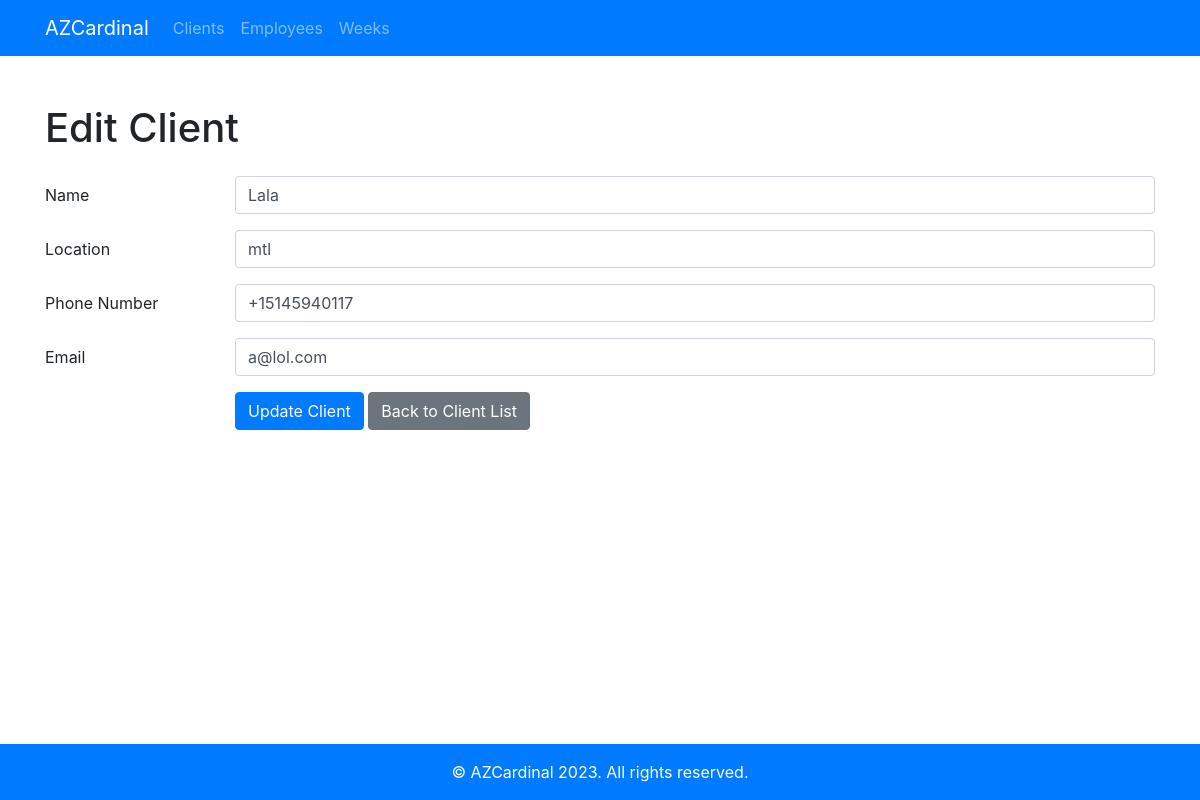
The page /clients/edit/1/ on the database its author committed.
### clients/models.py (models this page shows, shortened)
class Client(models.Model):
    name = models.CharField(max_length=100)
    phonenumber = PhoneNumberField(blank=True)
    location = models.CharField(max_length=255)
    email = models.EmailField(max_length = 254)
    date_joined = models.DateTimeField(auto_now_add=True)

### clients/views.py (the view)
# urls.py: path('edit/<int:pk>/', views.client_edit, name='client_edit'),
def client_edit(request, pk):
    client = get_object_or_404(Client, pk=pk)
    form = ClientForm(request.POST or None, instance=client)
    if form.is_valid():
        form.save()
        return redirect('clients:client_list')
    return render(request, 'clients/client_form.html', {'form': form})

### clients/forms.py
class ClientForm(forms.ModelForm):
    class Meta:
        model = Client
        fields = ['name', 'phonenumber', 'email', 'location']

### clients/templates/clients/client_form.html (shortened to what this page needs)
{% extends 'clients/base.html' %}
{% load widget_tweaks %}
{% block content %}
    <h1 class="mb-4">{% if form.instance.pk %}Edit{% else %}Add{% endif %} Client</h1>
    <form method="post">
        <div class="form-group row">
            <label for="{{ form.name.auto_id }}" class="col-sm-2 col-form-label">Name</label>
            <div class="col-sm-10">
                {{ form.name|add_class:'form-control' }}
            </div>
        </div>
        <div class="form-group row">
            <label for="{{ form.location.auto_id }}" class="col-sm-2 col-form-label">Location</label>
            <div class="col-sm-10">
                {{ form.location|add_class:'form-control' }}
            </div>
        </div>
        <div class="form-group row">
            <label for="{{ form.phonenumber.auto_id }}" class="col-sm-2 col-form-label">Phone Number</label>
            <div class="col-sm-10">
                {{ form.phonenumber|add_class:'form-control' }}
            </div>
        </div>
        <div class="form-group row">
            <label for="{{ form.email.auto_id }}" class="col-sm-2 col-form-label">Email</label>
            <div class="col-sm-10">
                {{ form.email|add_class:'form-control' }}
            </div>
        </div>
        <div class="form-group row">
            <div class="col-sm-10 offset-sm-2">
                <button type="submit" class="btn btn-primary">{% if form.instance.pk %}Update{% else %}Add{% endif %} Client</button>
                <a href="{% url 'clients:client_list' %}" class="btn btn-secondary">Back to Client List</a>
            </div>
        </div>
    </form>
{% endblock %}

### clients/templates/clients/base.html (style rules this page uses)
body { display: flex; flex-direction: column; min-height: 100vh; }

### rows shown on the page
Client: name "Lala", location "mtl", phonenumber "+15145940117", email "a@lol.com"
